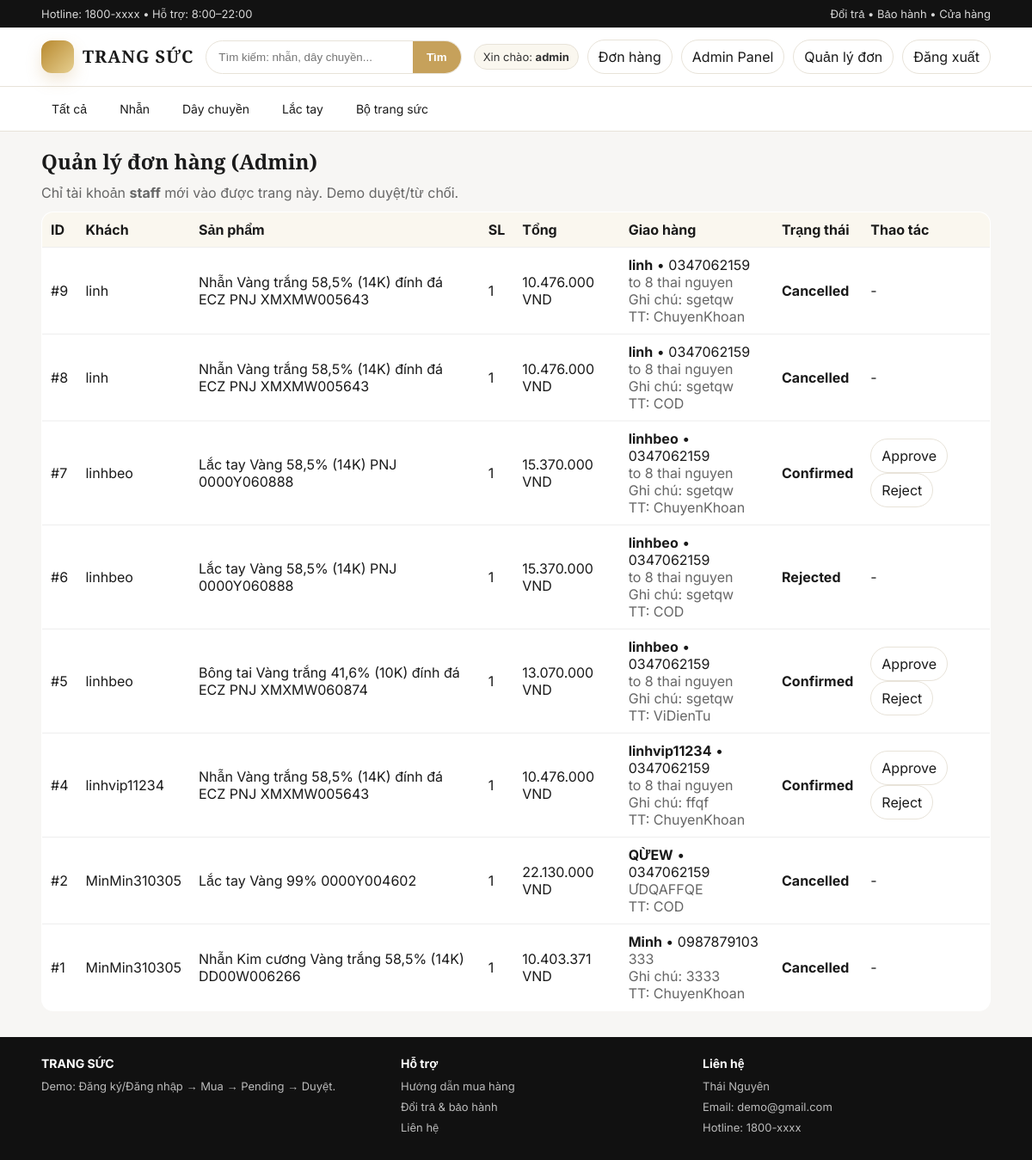
Page /admin-don-hang/ (signed in) on the committed database.
### zz (1)/shop/models.py (models this page shows, shortened)
class DonHang(models.Model):
    TRANG_THAI = [
        ("Pending", "Chờ xác nhận"),
        ("Confirmed", "Đã xác nhận"),
        ("Cancelled", "Đã huỷ"),
        ("Approved", "Đã duyệt"),
        ("Rejected", "Từ chối"),
    ]
    nguoi_dat = models.ForeignKey(User, on_delete=models.CASCADE)
    san_pham = models.ForeignKey(SanPham, on_delete=models.CASCADE)
    ho_ten = models.CharField(max_length=100, default="")
    sdt = models.CharField(max_length=20, default="")
    dia_chi = models.CharField(max_length=255, default="")
    ghi_chu = models.CharField(max_length=255, blank=True, default="")
    phuong_thuc_tt = models.CharField(max_length=50, default="COD")
    so_luong = models.IntegerField(default=1)
    tong_tien = models.IntegerField(default=0)
    trang_thai = models.CharField(max_length=20, choices=TRANG_THAI, default="Pending")
    tao_luc = models.DateTimeField(auto_now_add=True)

class SanPham(models.Model):
    ten = models.CharField(max_length=100)
    gia = models.IntegerField(default=0)
    anh = models.ImageField(upload_to="sanpham/", blank=True, null=True)

### zz (1)/shop/views.py (the view)
# urls.py: path("admin-don-hang/", views.ds_don_admin, name="ds_don_admin"),
@user_passes_test(la_admin)
def ds_don_admin(request):
    ds = DonHang.objects.all().order_by("-id")
    return render(request, "don_hang_admin.html", {"ds": ds})

### zz (1)/shop/templatetags/tien.py (called while the page is built)
@register.filter
def vnd(x):
    try:
        x = int(x)
        return f"{x:,}".replace(",", ".")
    except Exception:
        return x

### zz (1)/shop/views.py (called while the page is built)
def la_admin(user):
    return user.is_staff

### zz (1)/templates/don_hang_admin.html (shortened to what this page needs)
{% extends "base.html" %}
{% load tien %}
{% block content %}
<h2 style="font-family:'Cormorant Garamond',serif;margin:18px 0 10px;">Quản lý đơn hàng (Admin)</h2>
<p style="color:#666;margin:0 0 12px;">Chỉ tài khoản <b>staff</b> mới vào được trang này. Demo duyệt/từ chối.</p>
<table style="width:100%;border-collapse:collapse;background:#fff;border:1px solid #e8e3d9;border-radius:14px;overflow:hidden;">
  <tr style="background:#faf7ef;">
    <th style="padding:10px;text-align:left;">ID</th>
    <th style="padding:10px;text-align:left;">Khách</th>
    <th style="padding:10px;text-align:left;">Sản phẩm</th>
    <th style="padding:10px;text-align:left;">SL</th>
    <th style="padding:10px;text-align:left;">Tổng</th>
    <th style="padding:10px;text-align:left;">Giao hàng</th>
    <th style="padding:10px;text-align:left;">Trạng thái</th>
    <th style="padding:10px;text-align:left;">Thao tác</th>
  </tr>
  {% for d in ds %}
  <tr>
    <td style="padding:10px;border-top:1px solid #eee;">#{{ d.id }}</td>
    <td style="padding:10px;border-top:1px solid #eee;">{{ d.nguoi_dat.username }}</td>
    <td style="padding:10px;border-top:1px solid #eee;">{{ d.san_pham.ten }}</td>
    <td style="padding:10px;border-top:1px solid #eee;">{{ d.so_luong }}</td>
    <td style="padding:10px;border-top:1px solid #eee;">{{ d.tong_tien|vnd }} VND</td>
    <td style="padding:10px;border-top:1px solid #eee;">
      <div><b>{{ d.ho_ten }}</b> • {{ d.sdt }}</div>
      <div style="color:#666;">{{ d.dia_chi }}</div>
      {% if d.ghi_chu %}<div style="color:#666;">Ghi chú: {{ d.ghi_chu }}</div>{% endif %}
      <div style="color:#666;">TT: {{ d.phuong_thuc_tt }}</div>
    </td>
    <td style="padding:10px;border-top:1px solid #eee;"><b>{{ d.trang_thai }}</b></td>
    <td style="padding:10px;border-top:1px solid #eee;">
      {% if d.trang_thai != "Cancelled" and d.trang_thai != "Rejected" %}
        <a class="btn" href="{% url 'duyet_don' d.id 'approve' %}">Approve</a>
        <a class="btn" href="{% url 'duyet_don' d.id 'reject' %}">Reject</a>
      {% else %}
        -
      {% endif %}
    </td>
  </tr>
  {% endfor %}
</table>
{% endblock %}

### zz (1)/templates/base.html (shortened to what this page needs)
{% load static %}
<!DOCTYPE html>
<html>
<head>
  <link rel="stylesheet" href="{% static 'style.css' %}">
</head>
<body>
  <div class="topbar">
    <div class="container">
      <div class="row">
        <div class="muted">Hotline: 1800-xxxx • Hỗ trợ: 8:00–22:00</div>
        <div class="muted">Đổi trả • Bảo hành • Cửa hàng</div>
      </div>
    </div>
  </div>
  <div class="header">
    <div class="container">
      <div class="row">
        <a class="brand" href="{% url 'home' %}">
          <div class="logo"></div>
          <div>
            <div class="title">TRANG SỨC</div>
          </div>
        </a>
        <form class="search" method="get" action="{% url 'home' %}">
          <input name="q" placeholder="Tìm kiếm: nhẫn, dây chuyền..." value="{{ request.GET.q|default:'' }}">
          <button type="submit">Tìm</button>
        </form>
        <div class="actions">
          {% if user.is_authenticated %}
            <span class="badge">Xin chào: <b>{{ user.username }}</b></span>
            <a class="btn" href="{% url 'ds_don' %}">Đơn hàng</a>
            {% if user.is_staff %}<a class="btn" href="{% url 'admin_dashboard' %}">Admin Panel</a> <a class="btn" href="{% url 'ds_don_admin' %}">Quản lý đơn</a>{% endif %}
            <a class="btn" href="{% url 'dang_xuat' %}">Đăng xuất</a>
          {% else %}
            <a class="btn" href="{% url 'dang_ky' %}">Đăng ký</a>
            <a class="btn primary" href="{% url 'dang_nhap' %}">Đăng nhập</a>
          {% endif %}
        </div>
      </div>
    </div>
  </div>
  <div class="nav">
    <div class="container">
      <div class="row">
        <a href="{% url 'home' %}">Tất cả</a>
        <a href="{% url 'home' %}?q=Nhẫn">Nhẫn</a>
        <a href="{% url 'home' %}?q=Dây">Dây chuyền</a>
        <a href="{% url 'home' %}?q=Lắc tay">Lắc tay</a>
        <a href="{% url 'home' %}?q=Bộ trang sức">Bộ trang sức</a>
      </div>
    </div>
  </div>
  <div class="container">
    {% block content %}{% endblock %}
  </div>
  <div class="footer">
    <div class="container">
      <div class="cols">
        <div>
          <h3>TRANG SỨC </h3>
          <p>Demo: Đăng ký/Đăng nhập → Mua → Pending → Duyệt.</p>
        </div>
        <div>
          <h3>Hỗ trợ</h3>
          <p>Hướng dẫn mua hàng</p>
          <p>Đổi trả & bảo hành</p>
          <p>Liên hệ</p>
        </div>
        <div>
          <h3>Liên hệ</h3>
          <p>Thái Nguyên</p>
          <p>Email: demo@gmail.com</p>
          <p>Hotline: 1800-xxxx</p>
        </div>
      </div>
    </div>
  </div>
</body>
</html>

### zz (1)/static/style.css (style rules this page uses)
:root { --bg:#f7f6f4;--card:#fff;--text:#1a1a1a;--muted:#666;--line:#e8e3d9;--gold:#c6a15b;--dark:#111; }
* { box-sizing:border-box; }
body { margin:0;background:var(--bg);color:var(--text);font-family:"Inter",Arial,sans-serif; }
a { color:inherit;text-decoration:none; }
.container { width:min(1120px,92%);margin:0 auto; }
.topbar { background:#121212;color:#eee;font-size:13px; }
.topbar .row { display:flex;justify-content:space-between;gap:12px;padding:8px 0; }
.topbar .muted { color:#d7d7d7; }
.header { background:#fff;border-bottom:1px solid var(--line); }
.header .row { display:flex;align-items:center;justify-content:space-between;gap:14px;padding:14px 0; }
.brand { display:flex;align-items:center;gap:10px; }
.logo { width:38px;height:38px;border-radius:12px;background:linear-gradient(135deg,#b8892f,#e6cf90);box-shadow:0 8px 18px rgba(198,161,91,.25); }
.brand .title { font-family:"Cormorant Garamond",serif;font-weight:700;letter-spacing:1px;font-size:20px;line-height:1.1; }
.search { flex:1;max-width:540px;display:flex;border:1px solid var(--line);border-radius:999px;overflow:hidden;background:#fff; }
.search input { width:100%;border:0;padding:11px 14px;outline:none;background:transparent; }
.search button { border:0;padding:11px 16px;background:var(--gold);color:#fff;cursor:pointer;font-weight:700; }
.actions { display:flex;gap:10px;align-items:center;flex-wrap:wrap; }
.btn { display:inline-block;padding:9px 12px;border:1px solid var(--line);border-radius:999px;background:#fff; }
.badge { display:inline-block;padding:6px 10px;border-radius:999px;background:#faf7ef;border:1px solid var(--line);font-size:13px;color:#333; }
.nav { background:#fff;border-bottom:1px solid var(--line); }
.nav .row { display:flex;gap:14px;overflow:auto;padding:10px 0; }
.nav a { white-space:nowrap;font-size:14px;padding:7px 12px;border-radius:999px; }
.footer { background:#111;color:#ddd;padding:22px 0;margin-top:30px; }
.footer .cols { display:grid;grid-template-columns:1.2fr 1fr 1fr;gap:16px; }
.footer h3 { margin:0 0 10px;color:#fff;font-size:14px; }
.footer p { margin:0 0 8px;color:#bbb;font-size:13px; }

### rows in the picture
DonHang: id "9", nguoi_dat.username "linh", san_pham.ten "Nhẫn Vàng trắng 58,5% (14K) đính đá ECZ PNJ XMXMW005643", so_luong "1", tong_tien|vnd "10.476.000", ho_ten "linh", sdt "0347062159", dia_chi "to 8 thai nguyen", ghi_chu "sgetqw", phuong_thuc_tt "ChuyenKhoan", trang_thai "Cancelled"
DonHang: id "8", nguoi_dat.username "linh", san_pham.ten "Nhẫn Vàng trắng 58,5% (14K) đính đá ECZ PNJ XMXMW005643", so_luong "1", tong_tien|vnd "10.476.000", ho_ten "linh", sdt "0347062159", dia_chi "to 8 thai nguyen", ghi_chu "sgetqw", phuong_thuc_tt "COD", trang_thai "Cancelled"
DonHang: id "7", nguoi_dat.username "linhbeo", san_pham.ten "Lắc tay Vàng 58,5% (14K) PNJ 0000Y060888", so_luong "1", tong_tien|vnd "15.370.000", ho_ten "linhbeo", sdt "0347062159", dia_chi "to 8 thai nguyen", ghi_chu "sgetqw", phuong_thuc_tt "ChuyenKhoan", trang_thai "Confirmed", shows "Approve"
DonHang: id "6", nguoi_dat.username "linhbeo", san_pham.ten "Lắc tay Vàng 58,5% (14K) PNJ 0000Y060888", so_luong "1", tong_tien|vnd "15.370.000", ho_ten "linhbeo", sdt "0347062159", dia_chi "to 8 thai nguyen", ghi_chu "sgetqw", phuong_thuc_tt "COD", trang_thai "Rejected"
DonHang: id "5", nguoi_dat.username "linhbeo", san_pham.ten "Bông tai Vàng trắng 41,6% (10K) đính đá ECZ PNJ XMXMW060874", so_luong "1", tong_tien|vnd "13.070.000", ho_ten "linhbeo", sdt "0347062159", dia_chi "to 8 thai nguyen", ghi_chu "sgetqw", phuong_thuc_tt "ViDienTu", trang_thai "Confirmed", shows "Approve"
DonHang: id "4", nguoi_dat.username "linhvip11234", san_pham.ten "Nhẫn Vàng trắng 58,5% (14K) đính đá ECZ PNJ XMXMW005643", so_luong "1", tong_tien|vnd "10.476.000", ho_ten "linhvip11234", sdt "0347062159", dia_chi "to 8 thai nguyen", ghi_chu "ffqf", phuong_thuc_tt "ChuyenKhoan", trang_thai "Confirmed", shows "Approve"
DonHang: id "2", nguoi_dat.username "MinMin310305", san_pham.ten "Lắc tay Vàng 99% 0000Y004602", so_luong "1", tong_tien|vnd "22.130.000", ho_ten "QỪEW", sdt "0347062159", dia_chi "ƯDQAFFQE", phuong_thuc_tt "COD", trang_thai "Cancelled"
DonHang: id "1", nguoi_dat.username "MinMin310305", san_pham.ten "Nhẫn Kim cương Vàng trắng 58,5% (14K) DD00W006266", so_luong "1", tong_tien|vnd "10.403.371", ho_ten "Minh", sdt "0987879103", dia_chi "333", ghi_chu "3333", phuong_thuc_tt "ChuyenKhoan", trang_thai "Cancelled"

### other values in the picture
{{ user.username }} "admin"
